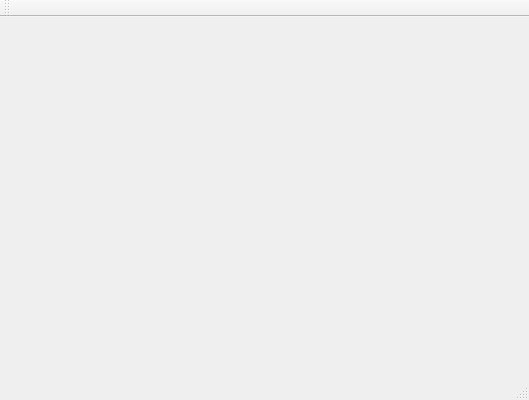
<?xml version="1.0" encoding="UTF-8"?>
<ui version="4.0">
 <class>FortTestClass</class>
 <widget class="QMainWindow" name="FortTestClass">
  <property name="geometry">
   <rect>
    <x>0</x>
    <y>0</y>
    <width>529</width>
    <height>400</height>
   </rect>
  </property>
  <property name="sizePolicy">
   <sizepolicy hsizetype="Expanding" vsizetype="Expanding">
    <horstretch>0</horstretch>
    <verstretch>0</verstretch>
   </sizepolicy>
  </property>
  <property name="minimumSize">
   <size>
    <width>495</width>
    <height>400</height>
   </size>
  </property>
  <property name="maximumSize">
   <size>
    <width>1200</width>
    <height>800</height>
   </size>
  </property>
  <property name="windowTitle">
   <string>FortTest</string>
  </property>
  <widget class="QWidget" name="centralWidget">
   <property name="minimumSize">
    <size>
     <width>495</width>
     <height>0</height>
    </size>
   </property>
   <widget class="QWidget" name="horizontalLayoutWidget">
    <property name="geometry">
     <rect>
      <x>21</x>
      <y>10</y>
      <width>441</width>
      <height>241</height>
     </rect>
    </property>
    <layout class="QHBoxLayout" name="horizontalLayout">
     <item>
      <widget class="GlWidget" name="widget" native="true"/>
     </item>
    </layout>
   </widget>
  </widget>
  <widget class="QMenuBar" name="menuBar">
   <property name="geometry">
    <rect>
     <x>0</x>
     <y>0</y>
     <width>529</width>
     <height>22</height>
    </rect>
   </property>
  </widget>
  <widget class="QToolBar" name="mainToolBar">
   <attribute name="toolBarArea">
    <enum>TopToolBarArea</enum>
   </attribute>
   <attribute name="toolBarBreak">
    <bool>false</bool>
   </attribute>
  </widget>
  <widget class="QStatusBar" name="statusBar"/>
 </widget>
 <layoutdefault spacing="6" margin="11"/>
 <customwidgets>
  <customwidget>
   <class>GlWidget</class>
   <extends>QWidget</extends>
   <header location="global">glwidget.h</header>
   <container>1</container>
  </customwidget>
 </customwidgets>
 <resources>
  <include location="FortTest.qrc"/>
 </resources>
 <connections/>
</ui>
